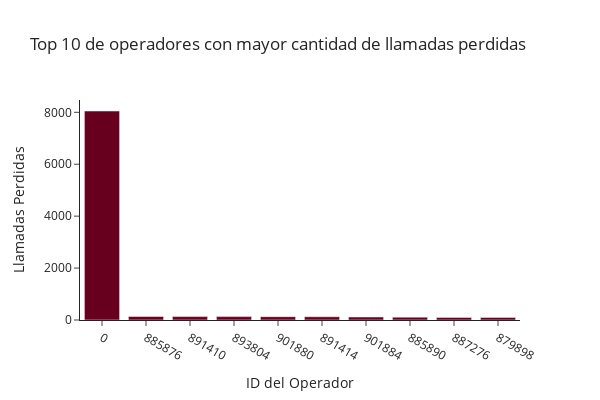

Source (notebook cell):
### Code cell
#Agrupar por operador y contar llamadas perdidas
missed_calls_per_operator = df_merged.groupby('operator_id').agg({'is_missed_call':'sum'})
missed_calls_per_operator= missed_calls_per_operator.sort_values(by='is_missed_call', ascending=False).head(10)

print(missed_calls_per_operator)

labels = missed_calls_per_operator.index.to_list()
labels = [str(x) for x in labels]

fig = px.bar(missed_calls_per_operator, x=labels, y='is_missed_call',
            labels={ 'x':'ID del Operador', 'is_missed_call':'Llamadas Perdidas'},
            title='Top 10 de operadores con mayor cantidad de llamadas perdidas',
            color_discrete_sequence=px.colors.sequential.RdBu,
            template='simple_white')

fig.update_layout(width=600, height=400)

plt.tight_layout()
fig.show()

### Figure 1 — Plotly figure (JSON) as saved in the notebook; plotly's stock layout.template omitted (floating-point values rounded to 4 significant figures)
{"data": [{"alignmentgroup": "True", "hovertemplate": "ID del Operador=%{x}<br>Llamadas Perdidas=%{y}<extra></extra>", "legendgroup": "", "marker": {"color": "rgb(103,0,31)", "pattern": {"shape": ""}}, "name": "", "offsetgroup": "", "orientation": "v", "showlegend": false, "textposition": "auto", "type": "bar", "x": ["0", "885876", "891410", "893804", "901880", "891414", "901884", "885890", "887276", "879898"], "xaxis": "x", "y": [8050, 135, 131, 130, 128, 126, 115, 110, 101, 100], "yaxis": "y"}], "layout": {"barmode": "relative", "height": 400, "legend": {"tracegroupgap": 0}, "title": {"text": "Top 10 de operadores con mayor cantidad de llamadas perdidas"}, "width": 600, "xaxis": {"anchor": "y", "domain": [0, 1], "title": {"text": "ID del Operador"}}, "yaxis": {"anchor": "x", "domain": [0, 1], "title": {"text": "Llamadas Perdidas"}}}}
